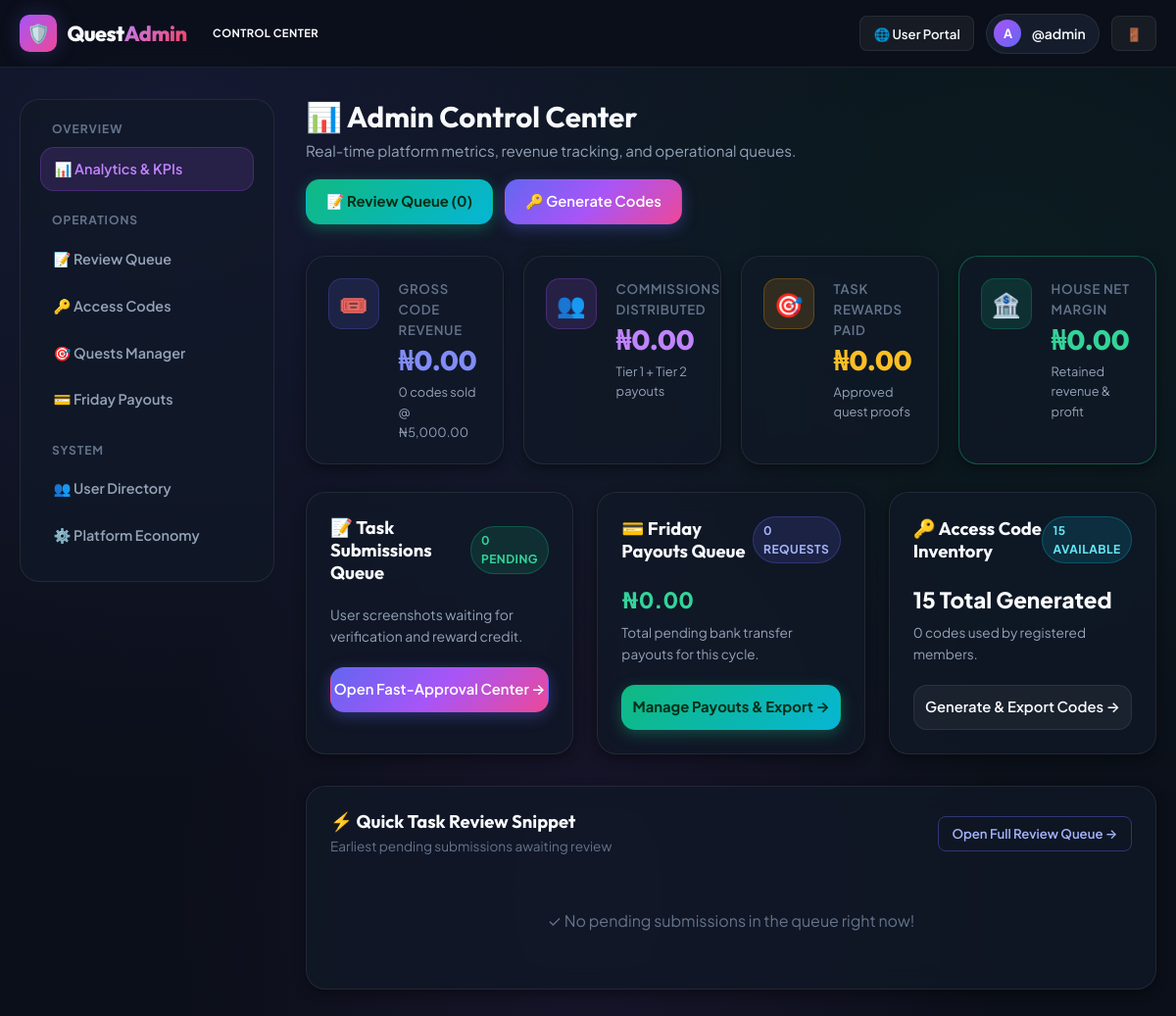
Page /admin/ (signed in) on the committed database.
### app/models.py (models this page shows, shortened)
class User(UserMixin, db.Model):
    __tablename__ = 'users'
    id = db.Column(db.Integer, primary_key=True)
    username = db.Column(db.String(64), unique=True, nullable=False, index=True)
    password_hash = db.Column(db.String(255), nullable=False)
    is_admin = db.Column(db.Boolean, default=False)
    is_active = db.Column(db.Boolean, default=True)
    referral_code = db.Column(db.String(24), unique=True, nullable=False, index=True)
    referred_by_id = db.Column(db.Integer, db.ForeignKey('users.id'), nullable=True)
    wallet_balance = db.Column(db.Float, default=0.0)       # Available to withdraw
    referral_earnings = db.Column(db.Float, default=0.0)    # Lifetime referral commissions earned
    total_earned = db.Column(db.Float, default=0.0)         # Lifetime all earnings (referral + tasks)
    tasks_completed_count = db.Column(db.Integer, default=0)
    bank_name = db.Column(db.String(128), nullable=True)
    account_number = db.Column(db.String(64), nullable=True)
    account_name = db.Column(db.String(128), nullable=True)
    created_at = db.Column(db.DateTime, default=lambda: datetime.now(timezone.utc))
    updated_at = db.Column(db.DateTime, default=lambda: datetime.now(timezone.utc), onupdate=lambda: datetime.now(timezone.utc))
    direct_referrals = db.relationship(
        'User',
        backref=db.backref('sponsor', remote_side=[id]),
        foreign_keys=[referred_by_id],
        lazy='dynamic'
    )
    submissions = db.relationship('TaskSubmission', backref='user', foreign_keys='TaskSubmission.user_id', lazy='dynamic')
    withdrawals = db.relationship('Withdrawal', backref='user', foreign_keys='Withdrawal.user_id', lazy='dynamic')
    transactions = db.relationship('Transaction', backref='user', foreign_keys='Transaction.user_id', lazy='dynamic', order_by='Transaction.created_at.desc()')

class SystemSetting(db.Model):
    __tablename__ = 'system_settings'
    key = db.Column(db.String(64), primary_key=True)
    value = db.Column(db.Text, nullable=False)
    description = db.Column(db.String(255), nullable=True)
    @classmethod
    def get(cls, key: str, default: str = '') -> str:
        setting = db.session.get(cls, key)
        return setting.value if setting else default

### app/routes/admin.py (the view)
@admin_bp.route('/')
@admin_required
def dashboard():
    economy = get_system_economy()
    x_price = economy['x_price']
    total_users = User.query.filter_by(is_admin=False).count()
    total_codes_count = AccessCode.query.count()
    used_codes_count = AccessCode.query.filter_by(is_used=True).count()
    unused_codes_count = total_codes_count - used_codes_count
    gross_code_revenue = used_codes_count * x_price
    total_tier1_paid = db.session.query(db.func.sum(Transaction.amount)).filter_by(tx_type='tier1_referral').scalar() or 0.0
    total_tier2_paid = db.session.query(db.func.sum(Transaction.amount)).filter_by(tx_type='tier2_referral').scalar() or 0.0
    total_commissions_paid = total_tier1_paid + total_tier2_paid
    total_task_rewards_paid = db.session.query(db.func.sum(Transaction.amount)).filter_by(tx_type='task_reward').scalar() or 0.0
    total_withdrawn_paid = db.session.query(db.func.sum(Withdrawal.amount)).filter_by(status='paid').scalar() or 0.0
    house_net_margin = gross_code_revenue - total_commissions_paid - total_task_rewards_paid
    pending_submissions_count = TaskSubmission.query.filter_by(status='pending').count()
    pending_withdrawals_count = Withdrawal.query.filter_by(status='pending').count()
    pending_withdrawals_amount = db.session.query(db.func.sum(Withdrawal.amount)).filter_by(status='pending').scalar() or 0.0
    recent_pending_submissions = TaskSubmission.query.filter_by(status='pending').order_by(TaskSubmission.created_at.asc()).limit(5).all()
    return render_template(
        'admin/dashboard.html',
        total_users=total_users,
        total_codes_count=total_codes_count,
        used_codes_count=used_codes_count,
        unused_codes_count=unused_codes_count,
        gross_code_revenue=gross_code_revenue,
        total_commissions_paid=total_commissions_paid,
        total_task_rewards_paid=total_task_rewards_paid,
        total_withdrawn_paid=total_withdrawn_paid,
        house_net_margin=house_net_margin,
        pending_submissions_count=pending_submissions_count,
        pending_withdrawals_count=pending_withdrawals_count,
        pending_withdrawals_amount=pending_withdrawals_amount,
        recent_pending_submissions=recent_pending_submissions,
        economy=economy
    )

### app/__init__.py (called while the page is built)
@login_manager.user_loader
def load_user(user_id):
    return db.session.get(User, int(user_id))

### app/routes/admin.py (called while the page is built)
def admin_required(f):
    @wraps(f)
    @login_required
    def decorated_function(*args, **kwargs):
        if not current_user.is_admin:
            flash('Admin privilege required to access this area.', 'danger')
            return redirect(url_for('main.dashboard'))
        return f(*args, **kwargs)
    return decorated_function

### app/utils.py (called while the page is built)
def format_currency(amount, symbol=None):
    if amount is None:
        amount = 0.0
    if symbol is None:
        symbol = SystemSetting.get('currency_symbol', current_app.config.get('DEFAULT_CURRENCY_SYMBOL', '₦'))
    return f"{symbol}{amount:,.2f}"

### app/templates/admin/dashboard.html (shortened to what this page needs)
{% extends 'admin/base_admin.html' %}
{% block admin_content %}
<div style="display: flex; align-items: center; justify-content: space-between; flex-wrap: wrap; gap: 1rem; margin-bottom: 2rem;">
  <div>
    <h1 style="font-size: 1.85rem; margin-bottom: 0.25rem;">📊 Admin Control Center</h1>
    <p style="font-size: 0.95rem;">Real-time platform metrics, revenue tracking, and operational queues.</p>
  </div>
  <div style="display: flex; gap: 0.75rem;">
    <a href="{{ url_for('admin.reviews') }}" class="btn btn-emerald">
      📝 Review Queue ({{ pending_submissions_count }})
    </a>
    <a href="{{ url_for('admin.codes') }}" class="btn btn-primary">
      🔑 Generate Codes
    </a>
  </div>
</div>
<div class="grid grid-cols-4" style="margin-bottom: 1.75rem;">
  <div class="card stat-card">
    <div class="stat-icon indigo">🎟️</div>
    <div class="stat-content">
      <div class="stat-label">Gross Code Revenue</div>
      <div class="stat-value" style="color: #818cf8;">{{ gross_code_revenue|currency }}</div>
      <div class="stat-sub">{{ used_codes_count }} codes sold @ {{ economy.x_price|currency }}</div>
    </div>
  </div>
  <div class="card stat-card">
    <div class="stat-icon purple">👥</div>
    <div class="stat-content">
      <div class="stat-label">Commissions Distributed</div>
      <div class="stat-value" style="color: #c084fc;">{{ total_commissions_paid|currency }}</div>
      <div class="stat-sub">Tier 1 + Tier 2 payouts</div>
    </div>
  </div>
  <div class="card stat-card">
    <div class="stat-icon amber">🎯</div>
    <div class="stat-content">
      <div class="stat-label">Task Rewards Paid</div>
      <div class="stat-value" style="color: #fbbf24;">{{ total_task_rewards_paid|currency }}</div>
      <div class="stat-sub">Approved quest proofs</div>
    </div>
  </div>
  <div class="card stat-card" style="border-color: rgba(16, 185, 129, 0.4);">
    <div class="stat-icon emerald">🏦</div>
    <div class="stat-content">
      <div class="stat-label">House Net Margin</div>
      <div class="stat-value" style="color: #34d399;">{{ house_net_margin|currency }}</div>
      <div class="stat-sub">Retained revenue & profit</div>
    </div>
  </div>
</div>
<div class="grid grid-cols-3" style="gap: 1.5rem; margin-bottom: 2rem;">
  <div class="card" style="border-color: {% if pending_submissions_count > 0 %}rgba(245, 158, 11, 0.4){% else %}var(--border-color){% endif %};">
    <div class="card-header">
      <h3 class="card-title">📝 Task Submissions Queue</h3>
      <span class="badge {% if pending_submissions_count > 0 %}badge-amber{% else %}badge-emerald{% endif %}">
        {{ pending_submissions_count }} Pending
      </span>
    </div>
    <p style="font-size: 0.875rem; color: #94a3b8; margin-bottom: 1.25rem;">
      User screenshots waiting for verification and reward credit.
    </p>
    <a href="{{ url_for('admin.reviews') }}" class="btn btn-primary" style="width: 100%;">
      Open Fast-Approval Center &rarr;
    </a>
  </div>
  <div class="card" style="border-color: {% if pending_withdrawals_count > 0 %}rgba(16, 185, 129, 0.4){% else %}var(--border-color){% endif %};">
    <div class="card-header">
      <h3 class="card-title">💳 Friday Payouts Queue</h3>
      <span class="badge {% if pending_withdrawals_count > 0 %}badge-emerald{% else %}badge-indigo{% endif %}">
        {{ pending_withdrawals_count }} Requests
      </span>
    </div>
    <div style="font-size: 1.4rem; font-weight: 800; color: #34d399; margin-bottom: 0.25rem;">
      {{ pending_withdrawals_amount|currency }}
    </div>
    <p style="font-size: 0.85rem; color: #94a3b8; margin-bottom: 1.25rem;">
      Total pending bank transfer payouts for this cycle.
    </p>
    <a href="{{ url_for('admin.withdrawals') }}" class="btn btn-emerald" style="width: 100%;">
      Manage Payouts & Export &rarr;
    </a>
  </div>
  <div class="card">
    <div class="card-header">
      <h3 class="card-title">🔑 Access Code Inventory</h3>
      <span class="badge badge-cyan">{{ unused_codes_count }} Available</span>
    </div>
    <div style="font-size: 1.4rem; font-weight: 800; color: #f8fafc; margin-bottom: 0.25rem;">
      {{ total_codes_count }} Total Generated
    </div>
    <p style="font-size: 0.85rem; color: #94a3b8; margin-bottom: 1.25rem;">
      {{ used_codes_count }} codes used by registered members.
    </p>
    <a href="{{ url_for('admin.codes') }}" class="btn btn-secondary" style="width: 100%;">
      Generate & Export Codes &rarr;
    </a>
  </div>
</div>
<div class="card">
  <div class="card-header">
    <div>
      <h3 class="card-title">⚡ Quick Task Review Snippet</h3>
      <p class="card-subtitle">Earliest pending submissions awaiting review</p>
    </div>
    <a href="{{ url_for('admin.reviews') }}" class="btn btn-sm btn-outline-primary">Open Full Review Queue &rarr;</a>
  </div>
  {% if recent_pending_submissions %}
    <div class="table-responsive">
      <table class="custom-table">
        <thead>
          <tr>
            <th>User</th>
            <th>Task</th>
            <th>Proof Thumbnail</th>
            <th>Submitted</th>
            <th>Quick Action</th>
          </tr>
        </thead>
        <tbody>
          {% for sub in recent_pending_submissions %}
          <tr>
            <td style="font-weight: 600; color: var(--text-primary);">
              @{{ sub.user.username }}
            </td>
            <td>
              <div style="font-weight: 600; color: var(--text-primary);">{{ sub.task.title }}</div>
              <div style="font-size: 0.775rem; color: #34d399;">+{{ (sub.task.reward_amount if sub.task.reward_amount is not none else economy.task_reward)|currency }}</div>
            </td>
            <td>
              <img src="{{ url_for('static', filename='uploads/proofs/' + sub.screenshot_path) }}"
                   alt="Proof"
                   style="width: 48px; height: 48px; object-fit: cover; border-radius: 6px; cursor: pointer; border: 1px solid var(--border-color);"
                   onclick="openLightbox('{{ url_for('static', filename='uploads/proofs/' + sub.screenshot_path) }}', 'Submission proof by @{{ sub.user.username }}')" />
            </td>
            <td style="font-size: 0.8rem;">
              {{ sub.created_at|datetimeformat('%b %d, %I:%M %p') }}
            </td>
            <td>
              <form method="POST" action="{{ url_for('admin.approve_submission', submission_id=sub.id) }}" style="display: inline;">
                <button type="submit" class="btn btn-sm btn-emerald">✓ Approve</button>
              </form>
            </td>
          </tr>
          {% endfor %}
        </tbody>
      </table>
    </div>
  {% else %}
    <div style="text-align: center; padding: 2rem; color: var(--text-muted);">
      ✓ No pending submissions in the queue right now!
    </div>
  {% endif %}
</div>
{% endblock %}

### app/templates/admin/base_admin.html (shortened to what this page needs)
<!DOCTYPE html>
<html lang="en">
<head>
  <link rel="stylesheet" href="{{ url_for('static', filename='css/style.css') }}">
</head>
<body>
  <header class="navbar">
    <div class="app-container">
      <div class="nav-wrapper">
        <div style="display: flex; align-items: center; gap: 1rem;">
          <a href="{{ url_for('admin.dashboard') }}" class="brand-logo">
            <div class="brand-icon" style="background: linear-gradient(135deg, #a855f7 0%, #ec4899 100%);">🛡️</div>
            <span>Quest<span class="gradient-text" style="background: linear-gradient(135deg, #c084fc 0%, #f43f5e 100%); -webkit-background-clip: text;">Admin</span></span>
          </a>
          <span class="badge badge-purple" style="font-size: 0.7rem;">Control Center</span>
        </div>
        <div class="nav-actions">
          <a href="{{ url_for('main.dashboard') }}" class="btn btn-sm btn-secondary">
            🌐 User Portal
          </a>
          <div class="user-pill">
            <div class="user-avatar-sm" style="background: linear-gradient(135deg, #a855f7 0%, #6366f1 100%); color: #fff;">A</div>
            <span class="user-pill-name">@{{ current_user.username }}</span>
          </div>
          <a href="{{ url_for('auth.logout') }}" class="btn btn-sm btn-secondary" title="Logout">🚪</a>
        </div>
      </div>
    </div>
  </header>
  <main class="main-content">
    <div class="app-container">
      <div class="admin-layout">
        <aside class="admin-sidebar">
          <div class="admin-menu-heading">Overview</div>
          <a href="{{ url_for('admin.dashboard') }}" class="admin-nav-item {% if request.endpoint == 'admin.dashboard' %}active{% endif %}">
            <span>📊 Analytics & KPIs</span>
          </a>
          <div class="admin-menu-heading">Operations</div>
          <a href="{{ url_for('admin.reviews') }}" class="admin-nav-item {% if request.endpoint == 'admin.reviews' %}active{% endif %}">
            <span>📝 Review Queue</span>
            {% set pending_subs = TaskSubmission.query.filter_by(status='pending').count() if TaskSubmission is defined else 0 %}
          </a>
          <a href="{{ url_for('admin.codes') }}" class="admin-nav-item {% if request.endpoint == 'admin.codes' %}active{% endif %}">
            <span>🔑 Access Codes</span>
          </a>
          <a href="{{ url_for('admin.tasks') }}" class="admin-nav-item {% if request.endpoint == 'admin.tasks' %}active{% endif %}">
            <span>🎯 Quests Manager</span>
          </a>
          <a href="{{ url_for('admin.withdrawals') }}" class="admin-nav-item {% if request.endpoint == 'admin.withdrawals' %}active{% endif %}">
            <span>💳 Friday Payouts</span>
          </a>
          <div class="admin-menu-heading">System</div>
          <a href="{{ url_for('admin.users') }}" class="admin-nav-item {% if request.endpoint == 'admin.users' %}active{% endif %}">
            <span>👥 User Directory</span>
          </a>
          <a href="{{ url_for('admin.settings') }}" class="admin-nav-item {% if request.endpoint == 'admin.settings' %}active{% endif %}">
            <span>⚙️ Platform Economy</span>
          </a>
        </aside>
        <section class="admin-main">
          {% block admin_content %}{% endblock %}
        </section>
      </div>
    </div>
  </main>
</body>
</html>

### app/templates/admin/base_admin.html (style rules this page uses)
.admin-layout { display: grid; grid-template-columns: 260px 1fr; gap: 2rem; align-items: start; }
.admin-sidebar { background: var(--bg-card); border: 1px solid var(--border-color); border-radius: var(--radius-lg); padding: 1.25rem; position: sticky; top: 5rem; }
.admin-menu-heading { font-size: 0.75rem; font-weight: 700; text-transform: uppercase; letter-spacing: 0.08em; color: var(--text-muted); margin: 1.25rem 0 0.5rem 0.75rem; }
.admin-menu-heading:first-child { margin-top: 0; }
.admin-nav-item { display: flex; align-items: center; justify-content: space-between; padding: 0.65rem 0.85rem; border-radius: var(--radius-md); font-size: 0.9rem; font-weight: 600; color: var(--text-secondary); margin-bottom: 0.25rem; transition: all var(--transition-fast); }
.admin-nav-item.active { color: #c084fc; background: rgba(168, 85, 247, 0.15); border: 1px solid rgba(168, 85, 247, 0.25); }

### rows in the picture
User: username "admin"
SystemSetting: value "₦0.00", x_price "₦5,000.00"

### other values in the picture
{{ pending_submissions_count }} "0"
{{ used_codes_count }} "0"
{{ pending_withdrawals_count }} "0"
{{ unused_codes_count }} "15"
{{ total_codes_count }} "15"
